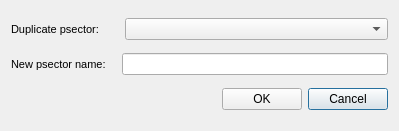
<?xml version="1.0" encoding="UTF-8"?>
<ui version="4.0">
 <class>DuplicatePsector</class>
 <widget class="QDialog" name="DuplicatePsector">
  <property name="geometry">
   <rect>
    <x>0</x>
    <y>0</y>
    <width>399</width>
    <height>131</height>
   </rect>
  </property>
  <property name="windowTitle">
   <string>Duplicate Psector</string>
  </property>
  <layout class="QGridLayout" name="gridLayout">
   <item row="0" column="0" colspan="3">
    <layout class="QHBoxLayout" name="horizontalLayout">
     <item>
      <widget class="QLabel" name="label_duplicate_psector">
       <property name="font">
        <font>
         <pointsize>8</pointsize>
        </font>
       </property>
       <property name="frameShape">
        <enum>QFrame::NoFrame</enum>
       </property>
       <property name="frameShadow">
        <enum>QFrame::Raised</enum>
       </property>
       <property name="text">
        <string>Duplicate psector:</string>
       </property>
       <property name="margin">
        <number>3</number>
       </property>
      </widget>
     </item>
     <item>
      <spacer name="horizontalSpacer_2">
       <property name="orientation">
        <enum>Qt::Horizontal</enum>
       </property>
       <property name="sizeType">
        <enum>QSizePolicy::Fixed</enum>
       </property>
       <property name="sizeHint" stdset="0">
        <size>
         <width>20</width>
         <height>20</height>
        </size>
       </property>
      </spacer>
     </item>
     <item>
      <widget class="QComboBox" name="duplicate_psector">
       <property name="enabled">
        <bool>true</bool>
       </property>
       <property name="sizePolicy">
        <sizepolicy hsizetype="Expanding" vsizetype="Fixed">
         <horstretch>0</horstretch>
         <verstretch>0</verstretch>
        </sizepolicy>
       </property>
       <property name="frame">
        <bool>true</bool>
       </property>
      </widget>
     </item>
    </layout>
   </item>
   <item row="1" column="0" colspan="3">
    <layout class="QHBoxLayout" name="horizontalLayout_2">
     <item>
      <widget class="QLabel" name="label_new_psector">
       <property name="font">
        <font>
         <pointsize>8</pointsize>
        </font>
       </property>
       <property name="frameShape">
        <enum>QFrame::NoFrame</enum>
       </property>
       <property name="frameShadow">
        <enum>QFrame::Raised</enum>
       </property>
       <property name="text">
        <string>New psector name:</string>
       </property>
       <property name="margin">
        <number>3</number>
       </property>
       <property name="textInteractionFlags">
        <set>Qt::LinksAccessibleByMouse</set>
       </property>
      </widget>
     </item>
     <item>
      <spacer name="horizontalSpacer_3">
       <property name="orientation">
        <enum>Qt::Horizontal</enum>
       </property>
       <property name="sizeType">
        <enum>QSizePolicy::Fixed</enum>
       </property>
       <property name="sizeHint" stdset="0">
        <size>
         <width>10</width>
         <height>20</height>
        </size>
       </property>
      </spacer>
     </item>
     <item>
      <widget class="QLineEdit" name="new_psector_name">
       <property name="text">
        <string/>
       </property>
      </widget>
     </item>
    </layout>
   </item>
   <item row="4" column="2">
    <widget class="QPushButton" name="btn_cancel">
     <property name="sizePolicy">
      <sizepolicy hsizetype="Minimum" vsizetype="Fixed">
       <horstretch>0</horstretch>
       <verstretch>0</verstretch>
      </sizepolicy>
     </property>
     <property name="text">
      <string>Cancel</string>
     </property>
    </widget>
   </item>
   <item row="4" column="1">
    <widget class="QPushButton" name="btn_accept">
     <property name="sizePolicy">
      <sizepolicy hsizetype="Minimum" vsizetype="Fixed">
       <horstretch>0</horstretch>
       <verstretch>0</verstretch>
      </sizepolicy>
     </property>
     <property name="text">
      <string>OK</string>
     </property>
    </widget>
   </item>
   <item row="4" column="0">
    <spacer name="horizontalSpacer">
     <property name="orientation">
      <enum>Qt::Horizontal</enum>
     </property>
     <property name="sizeHint" stdset="0">
      <size>
       <width>40</width>
       <height>20</height>
      </size>
     </property>
    </spacer>
   </item>
  </layout>
 </widget>
 <resources/>
 <connections/>
</ui>
